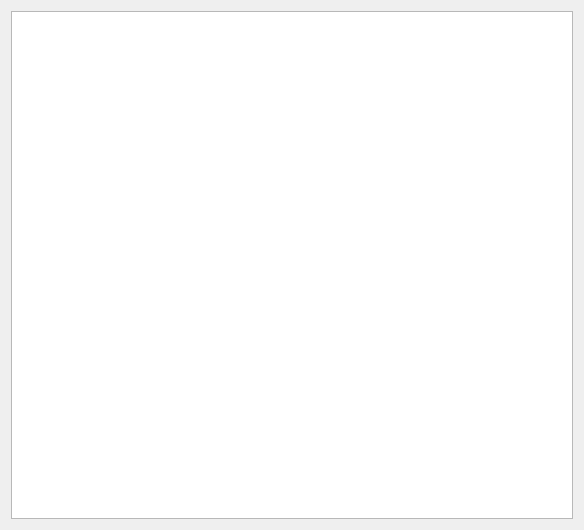
<?xml version="1.0" encoding="UTF-8"?>
<ui version="4.0">
 <class>RichTextPage</class>
 <widget class="QWizardPage" name="RichTextPage">
  <property name="geometry">
   <rect>
    <x>0</x>
    <y>0</y>
    <width>584</width>
    <height>530</height>
   </rect>
  </property>
  <property name="windowTitle">
   <string>WizardPage</string>
  </property>
  <layout class="QVBoxLayout" name="verticalLayout">
   <item>
    <widget class="QTextEdit" name="textEdit"/>
   </item>
  </layout>
 </widget>
 <resources/>
 <connections/>
</ui>
